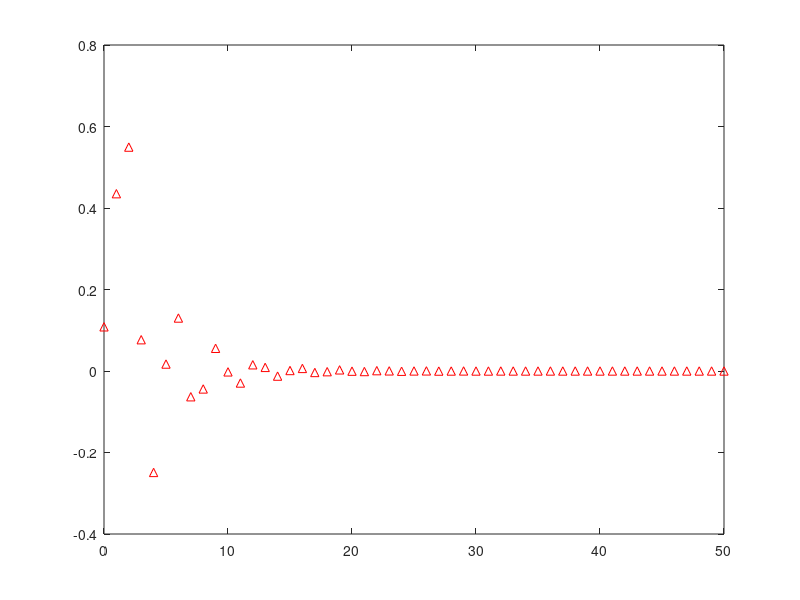

MATLAB code to generate this figure: (Note: this script raises an error after producing the figure.)

bmain = [0.1084 0.5419 1.0837 1.0837 0.5419 0.1084];                             %for case5                  
amain = [1 0.9853 0.9738 0.3864 0.1112 0.0113];

figure(1);
impz(bmain,amain);
hold on
impz(Bsoa,Asoa);
legend('Real Plant','WS-VLPSO');
xlabel('Time (sec)');
ylabel('Amplitude');
title('Impulse Response');
hold off

figure(2);
stepz(bmain,amain);
hold on
stepz(Bsoa,Asoa);
legend('Real Plant','WS-VLPSO');
xlabel('Time (sec)');
ylabel('Amplitude');
title('Step Response');
hold off

figure(3);
H = tf([bmain],[amain],1,'variable','z^-1');
% bode(H,{10^-4,10^1})
bode(H)
hold on
H = tf([Bsoa],[Asoa],1,'variable','z^-1');
bode(H)
legend('Real Plant','WS-VLPSO');
hold off